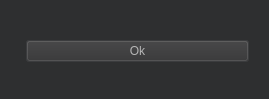
<?xml version="1.0" encoding="UTF-8"?>
<ui version="4.0">
 <class>ErrorDialog</class>
 <widget class="QDialog" name="ErrorDialog">
  <property name="geometry">
   <rect>
    <x>0</x>
    <y>0</y>
    <width>269</width>
    <height>99</height>
   </rect>
  </property>
  <property name="windowTitle">
   <string>Dialog</string>
  </property>
  <property name="styleSheet">
   <string notr="true">background-color: rgb(46, 47, 48);
</string>
  </property>
  <layout class="QHBoxLayout" name="horizontalLayout">
   <item>
    <widget class="QWidget" name="widget" native="true">
     <property name="styleSheet">
      <string notr="true">background-color: rgb(46, 47, 48);</string>
     </property>
     <layout class="QFormLayout" name="formLayout">
      <item row="1" column="1">
       <widget class="QPushButton" name="pushButton">
        <property name="styleSheet">
         <string notr="true">background-color: rgb(50, 50, 50);
selection-background-color: rgb(74, 75, 77);
font: 10pt &quot;Constantia&quot;;
color: rgb(182, 182, 182);</string>
        </property>
        <property name="text">
         <string>Ok</string>
        </property>
       </widget>
      </item>
      <item row="0" column="0" colspan="2">
       <widget class="QLabel" name="label_4">
        <property name="styleSheet">
         <string notr="true">background-color: rgb(46, 47, 48);
font: 10pt &quot;Constantia&quot;;
color: rgb(182, 182, 182);</string>
        </property>
        <property name="text">
         <string>&lt;errortext&gt;</string>
        </property>
       </widget>
      </item>
     </layout>
    </widget>
   </item>
  </layout>
 </widget>
 <resources/>
 <connections>
  <connection>
   <sender>pushButton</sender>
   <signal>clicked(bool)</signal>
   <receiver>ErrorDialog</receiver>
   <slot>accept()</slot>
   <hints>
    <hint type="sourcelabel">
     <x>146</x>
     <y>32</y>
    </hint>
    <hint type="destinationlabel">
     <x>119</x>
     <y>24</y>
    </hint>
   </hints>
  </connection>
 </connections>
</ui>
